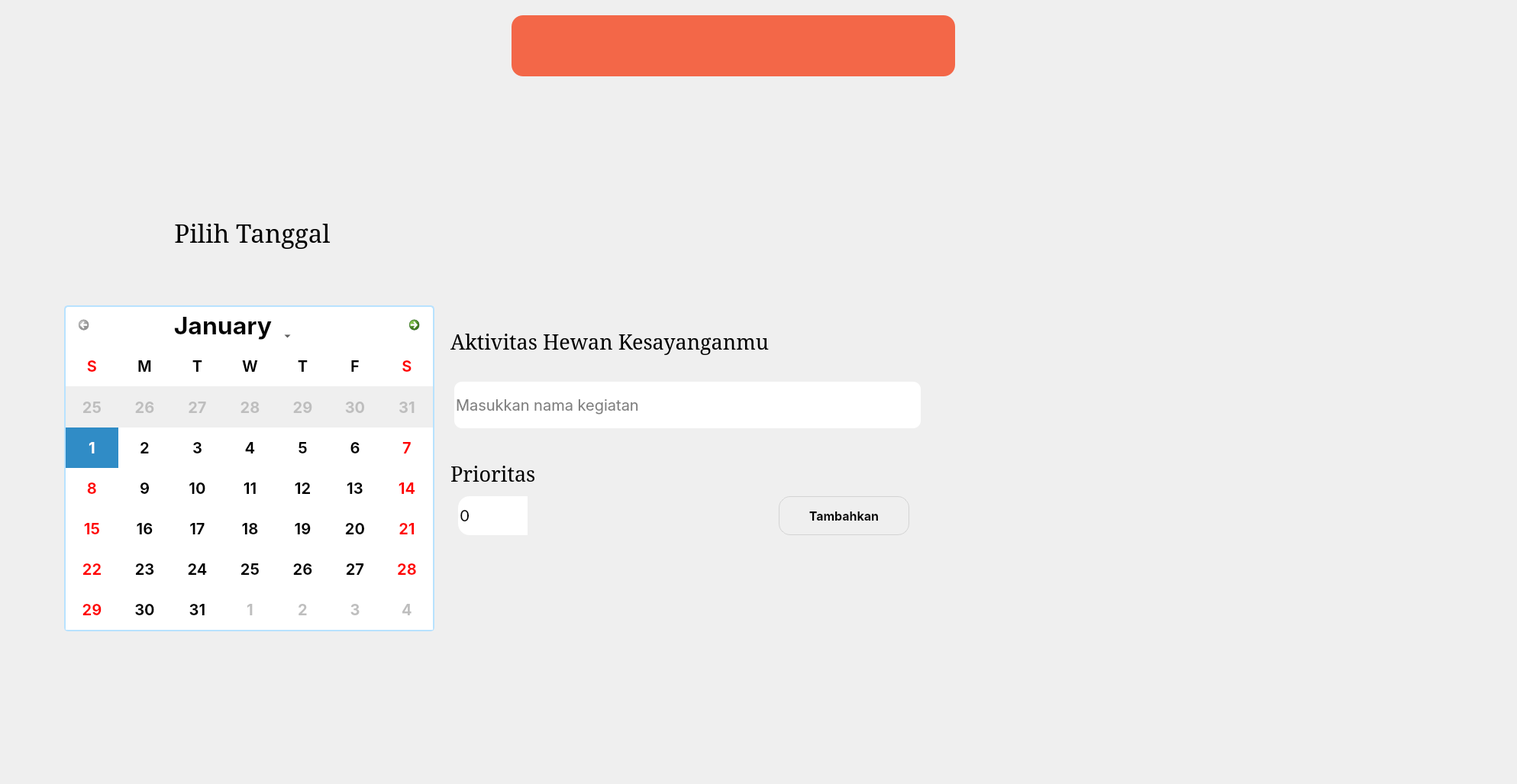
<?xml version="1.0" encoding="UTF-8"?>
<ui version="4.0">
 <class>Dialog</class>
 <widget class="QDialog" name="Dialog">
  <property name="geometry">
   <rect>
    <x>0</x>
    <y>0</y>
    <width>1987</width>
    <height>1027</height>
   </rect>
  </property>
  <property name="font">
   <font>
    <family>MS Serif</family>
   </font>
  </property>
  <property name="windowTitle">
   <string>Dialog</string>
  </property>
  <property name="autoFillBackground">
   <bool>true</bool>
  </property>
  <property name="styleSheet">
   <string notr="true">QDialog{
background-image: url(src/Assets/Menu.png);
}</string>
  </property>
  <widget class="QCalendarWidget" name="calendarWidget">
   <property name="enabled">
    <bool>true</bool>
   </property>
   <property name="geometry">
    <rect>
     <x>84</x>
     <y>400</y>
     <width>485</width>
     <height>427</height>
    </rect>
   </property>
   <property name="font">
    <font>
     <family>Inter</family>
     <pointsize>15</pointsize>
     <weight>75</weight>
     <bold>true</bold>
     <strikeout>false</strikeout>
    </font>
   </property>
   <property name="focusPolicy">
    <enum>Qt::StrongFocus</enum>
   </property>
   <property name="contextMenuPolicy">
    <enum>Qt::DefaultContextMenu</enum>
   </property>
   <property name="autoFillBackground">
    <bool>false</bool>
   </property>
   <property name="styleSheet">
    <string notr="true">/* Style for header area  ####################################################*/ 

QCalendarWidget QWidget {
	 alternate-background-color: #fff;
}

/* style for top navigation area ###############################################*/ 

#qt_calendar_navigationbar {
    background-color: #fff;
	border: 2px solid  #B8E2FF;
	border-bottom: 0px;
	border-top-left-radius: 5px;
	border-top-right-radius: 5px;
}

/* style for month change buttons ############################################ */

#qt_calendar_prevmonth, 
#qt_calendar_nextmonth {
	/* border delete */
    border: none;  
    /* delete default icons */
	qproperty-icon: none; 
	
    min-width: 32px;
    max-width: 32px;
    min-height: 32px;
    max-height: 32px;

    border-radius: 5px; 
	/* set background transparent */
    background-color: transparent; 
	padding: 5px;
}

/* style for prev next month button ########################################### */
#qt_calendar_nextmonth {
	margin-right:5px;
	image: url(src/Assets/arrowRight.svg);
    /* qproperty-text: &amp;quot;&amp;gt;&amp;quot;; */
}
#qt_calendar_prevmonth {
	margin-left:5px;
	image: url(src/Assets/arrowLeft.svg);
}
#qt_calendar_prevmonth:hover, 
#qt_calendar_nextmonth:hover {
    background-color: #aaffff;
}

#qt_calendar_prevmonth:pressed, 
#qt_calendar_nextmonth:pressed {
    background-color: #55aaff;
}


/* Style for month button #################################### */


 #qt_calendar_monthbutton {
	width: 175px;
    color: #000;
	font-size: 32px;
	font-family: Inter;
	margin:5px 0px;
    border-radius: 5px;
	padding:0px 2px;
	
}

#qt_calendar_monthbutton:hover {
    background-color: #aaffff;
}

#qt_calendar_monthbutton:pressed {
    background-color: #55aaff;
}

/* Style for year input lineEdit ######################################*/

#qt_calendar_yearedit {
    min-width: 53px;
    color: #000;
    background: transparent;
	font-size: 13px;
}


/* Style for month select menu ##################################### */

#calendarWidget QToolButton QMenu {
     background-color: white;

}
#calendarWidget QToolButton QMenu::item {
	/*padding: 10px;*/
}
 #calendarWidget QToolButton QMenu::item:selected:enabled {
    background-color: #55aaff;
}

#calendarWidget QToolButton::menu-indicator {
	/* Remove toolButton arrow */
	image: none;
}

/* Style for calendar table ########################################## */
#qt_calendar_calendarview {
	/* Remove the selected dashed box */
    outline: 0px;

	border: 2px solid  #B8E2FF;
	border-top: 0px;
	border-bottom-left-radius: 5px;
	border-bottom-right-radius: 5px;
}

#qt_calendar_calendarview::item:hover {
   border-radius:5px;
	background-color:#aaffff;
}

#qt_calendar_calendarview::item:selected {
    background-color: #55aaff;
	border-radius:5px;
}

QCalendarWidget#qt_calendar_calendarview::item:hover {
   border-radius: 5px;
   background-color:#aaffff;
}

QCalendarWidget#qt_calendar_calendarview::item:selected {
    background-color: #55aaff;
    border-radius: 5px;
}
</string>
   </property>
   <property name="selectedDate">
    <date>
     <year>2023</year>
     <month>1</month>
     <day>1</day>
    </date>
   </property>
   <property name="minimumDate">
    <date>
     <year>2023</year>
     <month>1</month>
     <day>1</day>
    </date>
   </property>
   <property name="maximumDate">
    <date>
     <year>2023</year>
     <month>12</month>
     <day>31</day>
    </date>
   </property>
   <property name="firstDayOfWeek">
    <enum>Qt::Sunday</enum>
   </property>
   <property name="gridVisible">
    <bool>false</bool>
   </property>
   <property name="selectionMode">
    <enum>QCalendarWidget::SingleSelection</enum>
   </property>
   <property name="horizontalHeaderFormat">
    <enum>QCalendarWidget::SingleLetterDayNames</enum>
   </property>
   <property name="verticalHeaderFormat">
    <enum>QCalendarWidget::NoVerticalHeader</enum>
   </property>
   <property name="navigationBarVisible">
    <bool>true</bool>
   </property>
   <property name="dateEditEnabled">
    <bool>false</bool>
   </property>
  </widget>
  <widget class="QLabel" name="aktivitasLabel">
   <property name="geometry">
    <rect>
     <x>590</x>
     <y>400</y>
     <width>801</width>
     <height>96</height>
    </rect>
   </property>
   <property name="text">
    <string>&lt;html&gt;&lt;head/&gt;&lt;body&gt;&lt;p align=&quot;left&quot;&gt;&lt;span style=&quot; font-family:'Inter'; font-size:20pt;&quot;&gt;Aktivitas Hewan Kesayanganmu&lt;/span&gt;&lt;/p&gt;&lt;/body&gt;&lt;/html&gt;</string>
   </property>
  </widget>
  <widget class="QLineEdit" name="namaKegiatan">
   <property name="geometry">
    <rect>
     <x>595</x>
     <y>500</y>
     <width>611</width>
     <height>61</height>
    </rect>
   </property>
   <property name="font">
    <font>
     <family>Inter</family>
     <pointsize>15</pointsize>
    </font>
   </property>
   <property name="styleSheet">
    <string notr="true">border-radius: 10px;</string>
   </property>
   <property name="frame">
    <bool>true</bool>
   </property>
   <property name="placeholderText">
    <string>Masukkan nama kegiatan</string>
   </property>
  </widget>
  <widget class="QSpinBox" name="prioritasBox">
   <property name="geometry">
    <rect>
     <x>600</x>
     <y>650</y>
     <width>91</width>
     <height>51</height>
    </rect>
   </property>
   <property name="font">
    <font>
     <family>Inter</family>
     <pointsize>16</pointsize>
    </font>
   </property>
   <property name="styleSheet">
    <string notr="true">QSpinBox {
	border-radius: 15px;
}

QSpinBox::up-button, QSpinBox::down-button {
    background-color: #FFFFFF;
    border: none;
    width: 25px;
    height: 25px;
}

QSpinBox::up-button {
	image: url(src/Assets/plus.png);
}

QSpinBox::down-button {
	image: url(src/Assets/minus.png);
}

QSpinBox::up-button:hover, QSpinBox::down-button:hover {
	background-color:#aaffff;
	border-radius: 5px;
}

QSpinBox::up-button:pressed, QSpinBox::down-button:pressed {
	 background-color: #55aaff;
	border-radius: 5px;
}
</string>
   </property>
   <property name="buttonSymbols">
    <enum>QAbstractSpinBox::PlusMinus</enum>
   </property>
  </widget>
  <widget class="QLabel" name="aktivitasLabel_2">
   <property name="geometry">
    <rect>
     <x>590</x>
     <y>590</y>
     <width>211</width>
     <height>61</height>
    </rect>
   </property>
   <property name="text">
    <string>&lt;html&gt;&lt;head/&gt;&lt;body&gt;&lt;p align=&quot;left&quot;&gt;&lt;span style=&quot; font-family:'Inter'; font-size:20pt;&quot;&gt;Prioritas&lt;/span&gt;&lt;/p&gt;&lt;/body&gt;&lt;/html&gt;</string>
   </property>
  </widget>
  <widget class="QPushButton" name="confirmInput">
   <property name="geometry">
    <rect>
     <x>1020</x>
     <y>650</y>
     <width>171</width>
     <height>51</height>
    </rect>
   </property>
   <property name="font">
    <font>
     <family>Inter</family>
     <pointsize>12</pointsize>
     <weight>75</weight>
     <bold>true</bold>
    </font>
   </property>
   <property name="styleSheet">
    <string notr="true">QPushButton {
    background-color: transparent; /* replace with your desired background color */		border-radius: 15px;
	border: 1px solid lightgray;
}

QPushButton:hover {
    background-color: #aaffff; /* replace with your desired hover color */
}

QPushButton:pressed {
    background-color: #55aaff; /* replace with your desired pressed color */
}
</string>
   </property>
   <property name="text">
    <string>Tambahkan</string>
   </property>
   <property name="iconSize">
    <size>
     <width>75</width>
     <height>75</height>
    </size>
   </property>
   <property name="checkable">
    <bool>false</bool>
   </property>
  </widget>
  <widget class="QLabel" name="aktivitasLabel_3">
   <property name="geometry">
    <rect>
     <x>170</x>
     <y>270</y>
     <width>321</width>
     <height>71</height>
    </rect>
   </property>
   <property name="font">
    <font>
     <pointsize>6</pointsize>
    </font>
   </property>
   <property name="text">
    <string>&lt;html&gt;&lt;head/&gt;&lt;body&gt;&lt;p align=&quot;center&quot;&gt;&lt;span style=&quot; font-family:'Inter'; font-size:25pt;&quot;&gt;Pilih Tanggal&lt;/span&gt;&lt;/p&gt;&lt;/body&gt;&lt;/html&gt;</string>
   </property>
  </widget>
  <widget class="QPushButton" name="backbtn">
   <property name="geometry">
    <rect>
     <x>50</x>
     <y>60</y>
     <width>411</width>
     <height>71</height>
    </rect>
   </property>
   <property name="styleSheet">
    <string notr="true">border:none</string>
   </property>
   <property name="text">
    <string/>
   </property>
  </widget>
  <widget class="QFrame" name="notif_container">
   <property name="geometry">
    <rect>
     <x>670</x>
     <y>20</y>
     <width>581</width>
     <height>80</height>
    </rect>
   </property>
   <property name="styleSheet">
    <string notr="true">QFrame{
border-radius:15px;
background-color:rgb(243, 103, 72, 1)
}</string>
   </property>
   <property name="frameShape">
    <enum>QFrame::StyledPanel</enum>
   </property>
   <property name="frameShadow">
    <enum>QFrame::Raised</enum>
   </property>
   <widget class="QLabel" name="notif_value">
    <property name="geometry">
     <rect>
      <x>10</x>
      <y>10</y>
      <width>561</width>
      <height>61</height>
     </rect>
    </property>
    <property name="font">
     <font>
      <family>Inter</family>
      <pointsize>14</pointsize>
     </font>
    </property>
    <property name="styleSheet">
     <string notr="true">border-radius:15px;
background-color:rgb(243, 103, 72, 1);
color: white</string>
    </property>
    <property name="text">
     <string/>
    </property>
   </widget>
  </widget>
 </widget>
 <resources/>
 <connections/>
</ui>
